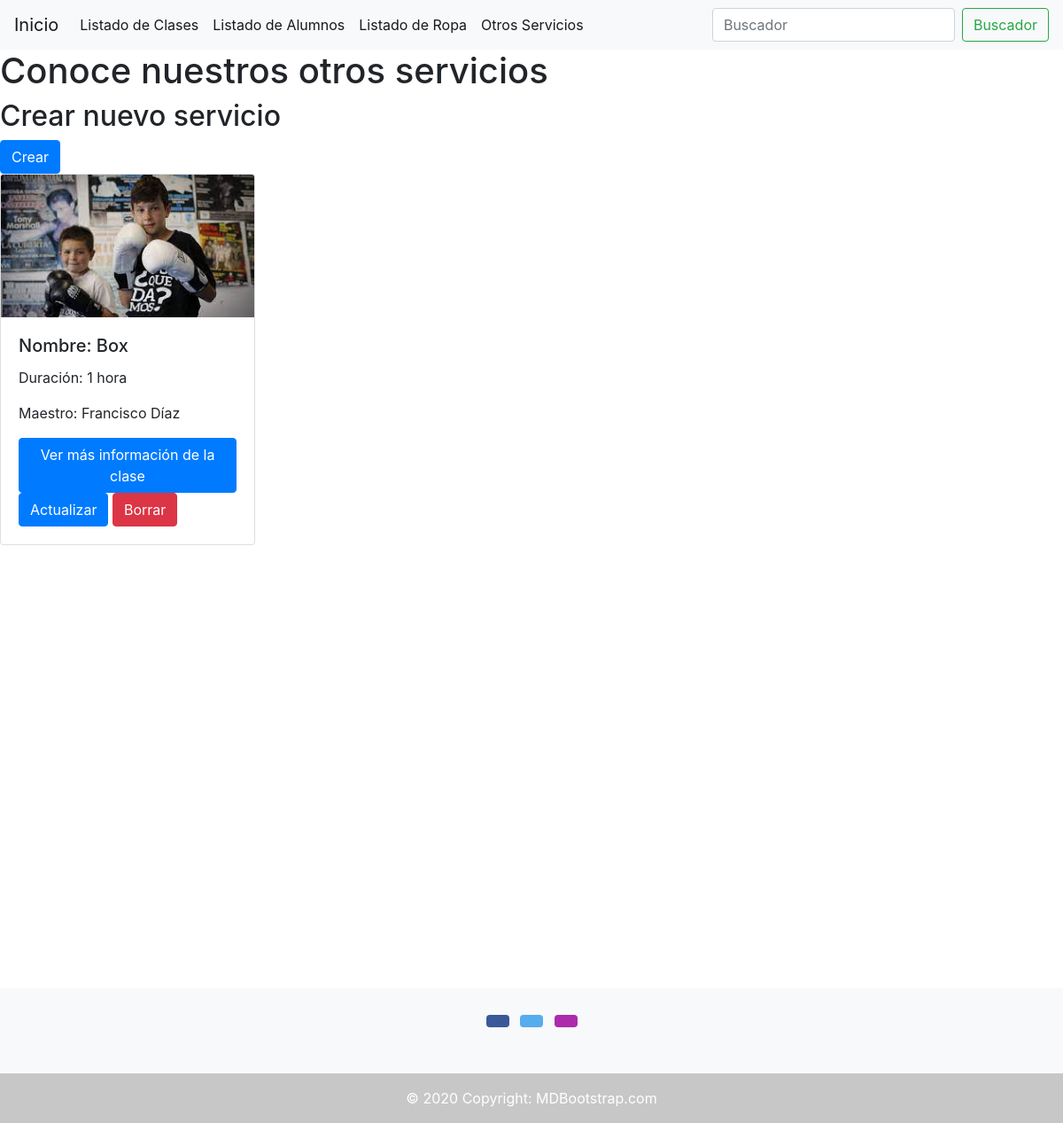
Before: /servicios/servicios-list/ with the older database file.
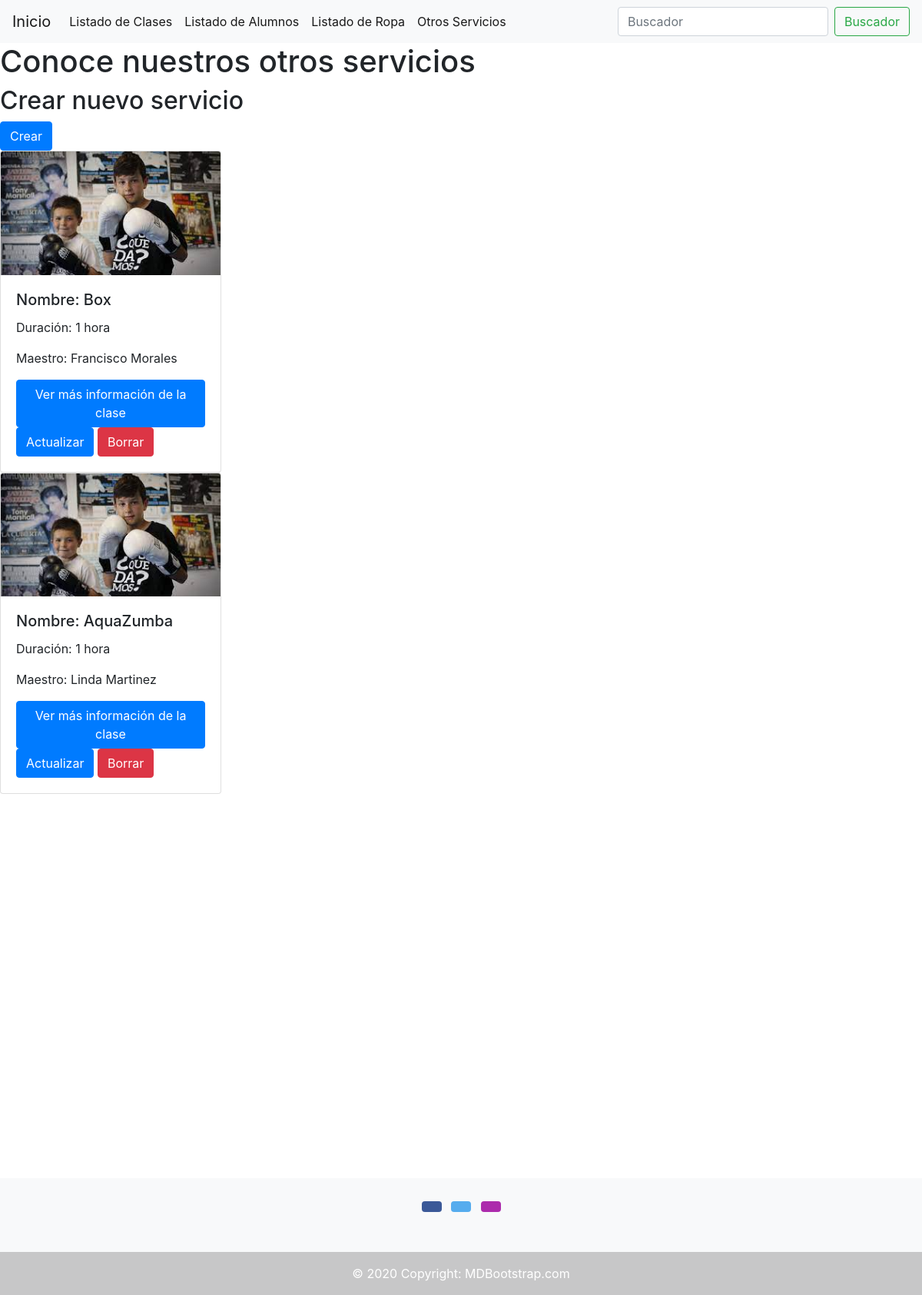
After: the same page with the newer database file.
### servicios/models.py (models this page shows, shortened)
class Servicios(models.Model):
    CONDITION_CHOICES = (
        ('aquatica', 'aquatica'),
        ('no aquatica', 'no aquatica'),
    )
    nombre = models.CharField(max_length=30)
    duracion = models.CharField(max_length=15)
    maestro = models.CharField(max_length=30)
    condition = models.CharField(max_length=50, choices = CONDITION_CHOICES)
    is_active = models.BooleanField(default=True)

### servicios/views.py (the view)
# urls.py: path('servicios-list/', ServiciosListView.as_view(), name='servicios_list'),
class ServiciosListView(ListView):
    model = Servicios
    template_name = 'servicios/servicios-list.html'
    queryset = Servicios.objects.filter(is_active = True)

### Templates/Servicios/servicios-list.html (shortened to what this page needs)
{% extends 'Base.html' %}
{% block content %}
    <h1>Conoce nuestros otros servicios</h1>
    <h2>Crear nuevo servicio</h2> <a href="/servicios/servicios-create/"class="btn btn-primary">Crear</a>
<body>
            {% for servicios in object_list %}
            <div class="card" style="width: 18rem;">
                <img class="card-img-top" alt="...">
                <div class="card-body">
                    <h5 class="card-title"> Nombre: {{servicios.nombre}} </h5>
                    <p class="card-text"> Duración: {{servicios.duracion}} </p>
                    <p class="card-text"> Maestro: {{servicios.maestro}} </p>
                    <a href="#" class="btn btn-primary"> Ver más información de la clase </a>
                    <a href="/servicios/servicios-update/{{servicios.id}}/" class="btn btn-primary"> Actualizar </a>
                    <a href="/servicios/servicios-delete/{{servicios.id}}/" class="btn btn-danger"> Borrar </a>
                </div>
            </div>
        {% endfor %}
{% endblock %}

### Templates/Base.html (shortened to what this page needs)
<!DOCTYPE html>
<html lang="en">
<head>
    <link rel="stylesheet" href="https://cdn.jsdelivr.net/npm/bootstrap@4.6.2/dist/css/bootstrap.min.css"
>
</head>
<body>
    <nav class="navbar navbar-expand-lg navbar-light bg-light">
        <a class="navbar-brand" href="/Aquatic/pagina_inicio/">Inicio</a>
        <div class="collapse navbar-collapse" id="navbarSupportedContent">
            <ul class="navbar-nav mr-auto">
                <li class="nav-item active">
                    <a class="nav-link" href="/Aquatic/lista-clases/"> Listado de Clases </a>
                </li>
                <li class="nav-item active">
                    <a class="nav-link" href="/Aquatic/lista-alumnos/"> Listado de Alumnos </a>
                </li>
                <li class="nav-item active">
                    <a class="nav-link" href="/Aquatic/lista-ropa/"> Listado de Ropa </a>
                </li>
                <li class="nav-item active">
                    <a class="nav-link" href="/servicios/servicios-list/"> Otros Servicios </a>
                </li>
            </ul>
            <form class="form-inline my-2 my-lg-0" action="/Aquatic/lista-ropa/" method="GET">
                <input class="form-control mr-sm-2" type="search" placeholder="Buscador" aria-label="Search">
                <button class="btn btn-outline-success my-2 my-sm-0" type="submit">Buscador</button>
            </form>
        </div>
    </nav>
</body>
{% block content %}
{% endblock %}
<footer class="bg-light text-center text-white" style="margin-top: 500px;">
    <div class="container p-4 pb-0">
        <section class="mb-4">
            <a class="btn text-white btn-floating m-1" style="background-color: #3b5998;" href="#!" role="button"></a>
            <a class="btn text-white btn-floating m-1" style="background-color: #55acee;" href="#!" role="button"></a>
            <a class="btn text-white btn-floating m-1" style="background-color: #ac2bac;" href="#!" role="button"></a>
    </div>
    <div class="text-center p-3" style="background-color: rgba(0, 0, 0, 0.2);">
        © 2020 Copyright:
        <a class="text-white" href="https://mdbootstrap.com/">MDBootstrap.com</a>
    </div>
</footer>
</html>

Changed rows visible on the page:
changed Servicios "Box": maestro "Francisco Díaz" → "Francisco Morales"
added Servicios: nombre "AquaZumba", duracion "1 hora", maestro "Linda Martinez"
